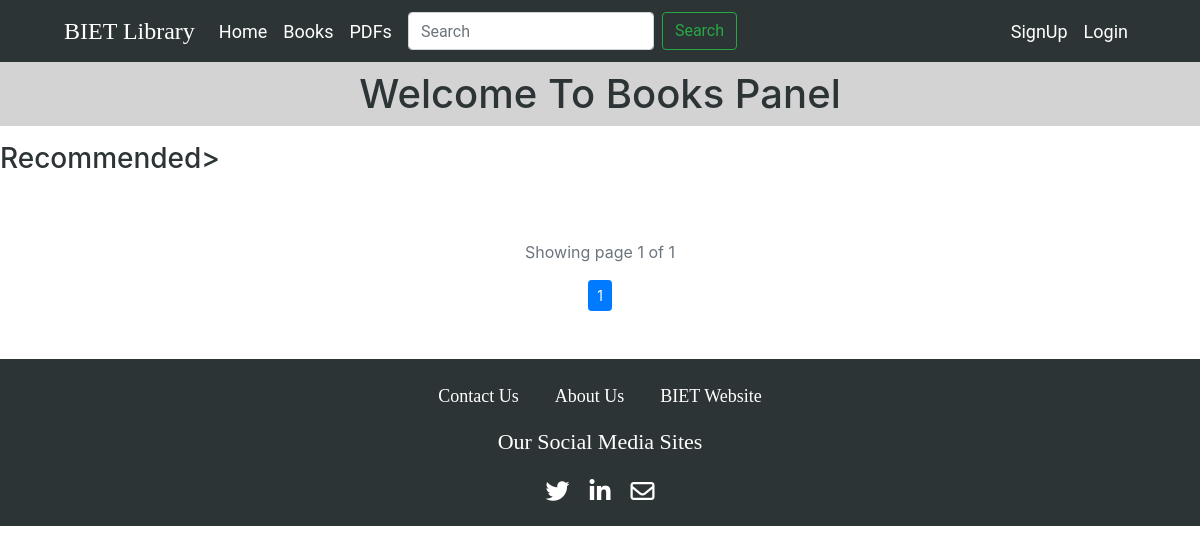
/books/, run on an earlier commit of the app's database.
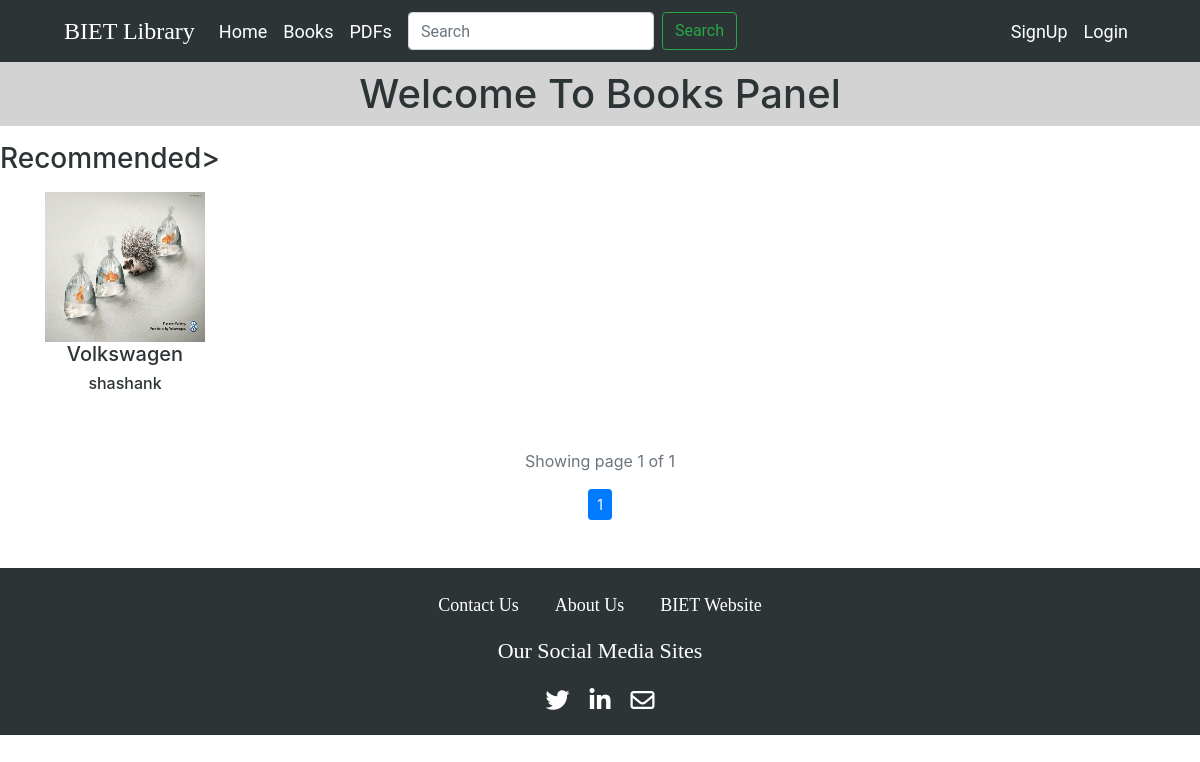
And on a later commit of the database.
### main/models.py (models this page shows)
class book(models.Model):
    image=models.ImageField(upload_to='book_images/')
    name=models.CharField(max_length=100)
    author=models.CharField(max_length=100)
    publication=models.CharField(max_length=100)
    edition=models.CharField(max_length=100)
    description=models.TextField(max_length=500)

### main/views.py (the view)
# urls.py: path('books/', views.book_col, name = "books"),
def book_col(request):
    book_display = book.objects.all()
    paginator = Paginator(book_display, 1)
    page_no = request.GET.get('page')
    page_obj = paginator.get_page(page_no)
    context = {'page_obj' : page_obj}
    return render(request, 'main/book.html', context)

### main/templates/main/book.html (shortened to what this page needs)
{% extends "main/index.html" %}
{% load static %}
{% block main-content %}
<center>
    <h1 class = "py-2" style="color:#2d3436; background-color:lightgray">Welcome To Books Panel</h1>
</center>
<div>
    <p><h3 style="color:#2d3436; background-color:#ffffff;">Recommended></h3></p>
</div>
<div class="container">
    <div class="row">
        {% for bk in page_obj %}
        <div class="col-lg-3 col-md-6 col-xl-2" style="text-align: center;">
            <a href="#" style="text-decoration: none; color:#2d3436;">
                <img src="{{bk.image.url}}" height="150" width="160" alt="{{bk.name}}" title="{{bk.name}}"/>
                <h5>{{bk.name}}</h5>
                <h6>{{bk.author}}</h6>
            </a>
        </div>
        {% endfor %}
    </div>
    <div class="container">
        <div class="row mt-5 mb-n2">
            <div class="col-12 text-center text-muted">
                <p><span>Showing page {{ page_obj.number }} of {{ page_obj.paginator.num_pages }}</span></p>
            </div>
        </div>
        <ul class="pagination pagination-sm mb-5 justify-content-center">
            {% for num in page_obj.paginator.page_range %}
                {% if page_obj.number == num %}
                    <li class="page-item active"><a class="page-link" href="?page={{ num }}">{{ num }}</a></li>
                {% elif num > page_obj.number|add:'-3' and num < page_obj.number|add:'3' %}
                    <li class="page-item"><a class="page-link" href="?page={{ num }}">{{ num }}</a></li>
                {% endif %}
            {% endfor %}
        </ul>
    </div>
</div>
{% endblock %}

What changed in the data, as far as the page shows it:
added book: image (picture), name "Volkswagen", author "shashank"
